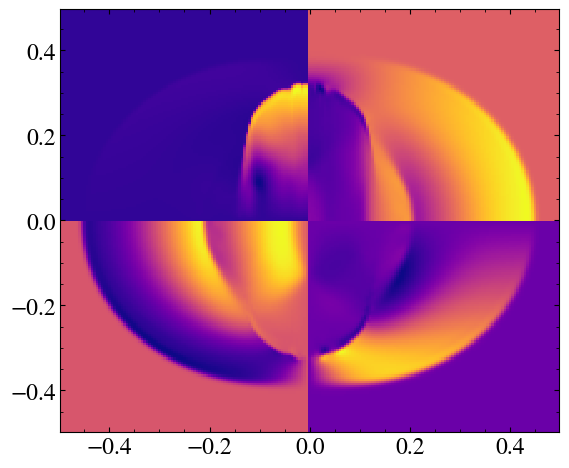

Source code (Python):
'''
Authors:

        D. Crocco
        G. Mattia
'''

import pyPLUTO as pp
import os

# Creating the path for the data directory
plutodir = os.environ['PLUTO_DIR']
wdir     = plutodir+'/Test_Problems/MHD/Blast'

# Loading the data into a pload object D.
D = pp.Load(path = wdir)

# Creating the Image and the subplot axes (in order to have two zoom simultaneously)
I = pp.Image()
ax = I.create_axes()
I.set_axis(xrange = [D.x1.min(),D.x1.max()], yrange = [D.x2.min(),D.x2.max()])

q = [
    (slice(0, D.nx1//2), slice(0, D.nx2//2)),   # Bottom-left
    (slice(0, D.nx1//2), slice(D.nx2//2, D.nx2)), # Top-left
    (slice(D.nx1//2, D.nx1), slice(0, D.nx2//2)), # Bottom-right
    (slice(D.nx1//2, D.nx1), slice(D.nx2//2, D.nx2))# Top-right
]



# Plotting the data
I.display(D.vx1[q[0]], x1 = D.x1r[q[0][0]], x2 = D.x2r[q[0][1]])
I.display(D.vx2[q[1]], x1 = D.x1r[q[1][0]], x2 = D.x2r[q[1][1]])
I.display(D.Bx1[q[2]], x1 = D.x1r[q[2][0]], x2 = D.x2r[q[2][1]])
I.display(D.Bx2[q[3]], x1 = D.x1r[q[3][0]], x2 = D.x2r[q[3][1]])

# Saving the image
I.savefig('test07_blast.png')
pp.show()
